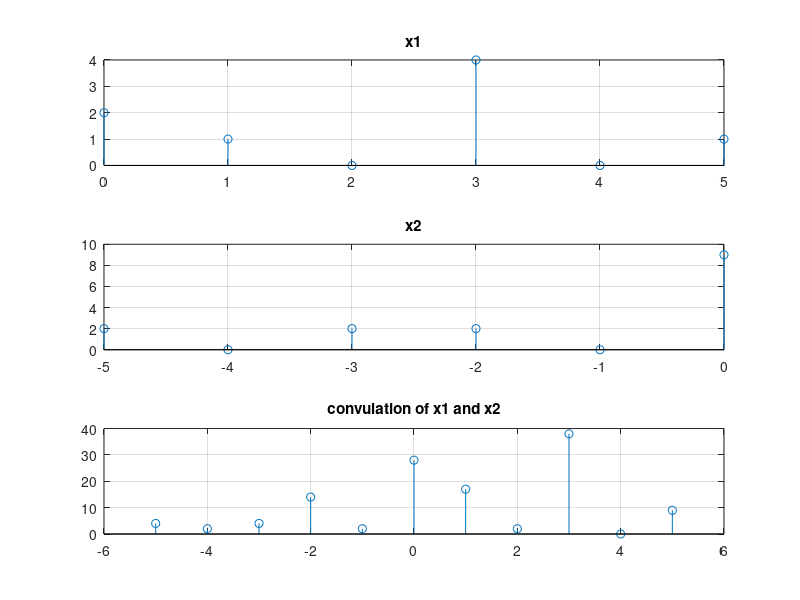

MATLAB code for this plot:
close all;
clear all;
clc;
x1=[2,1,0,4,0,1];
n1=[0:5];
x2=[2,0,2,2,0,9];
n2=[-5:0];
%convlution
kmin=n1(1)+n2(1);
kmax=n1(end)+n2(end);
y=conv(x1,x2);
k=kmin:kmax;
figure(1)
subplot(311),stem(n1,x1),grid on,title('x1');
subplot(312),stem(n2,x2),grid on,title('x2');
subplot(313),stem(k,y),grid on,title('convulation of x1 and x2');
